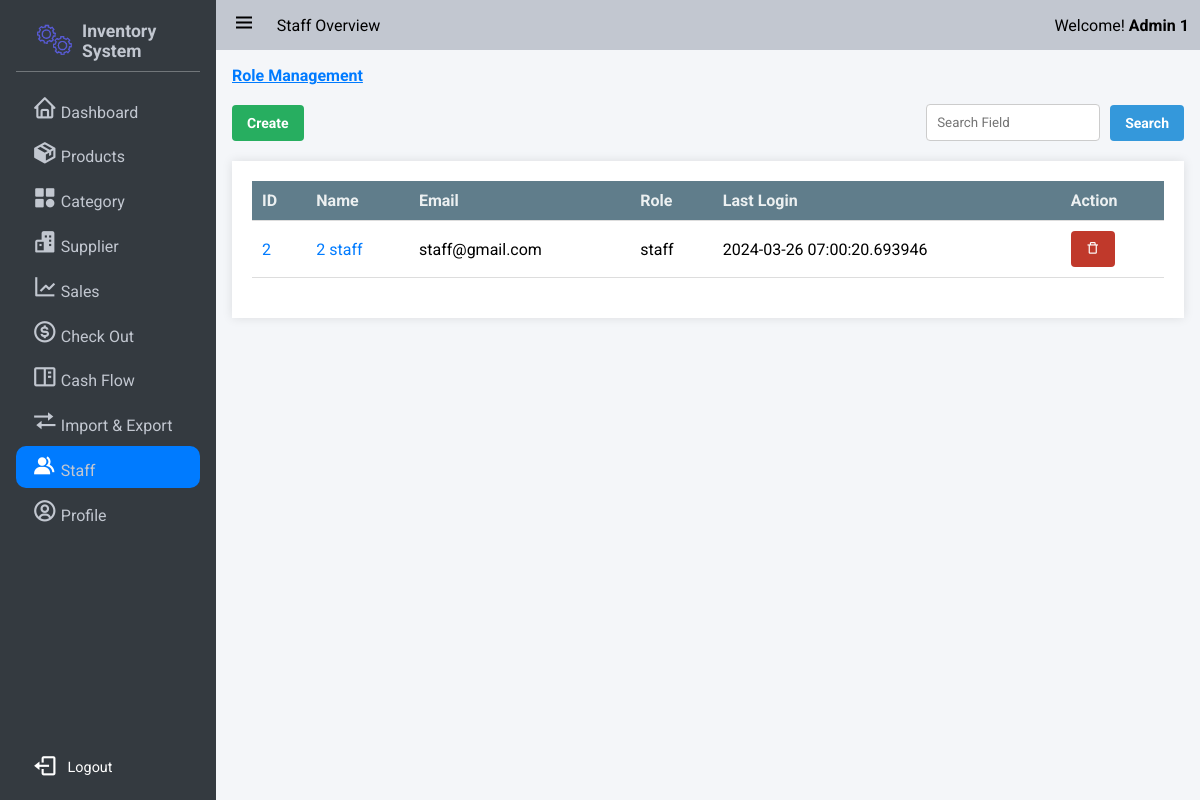
/staff/ (signed in), run on an earlier commit of the app's database.
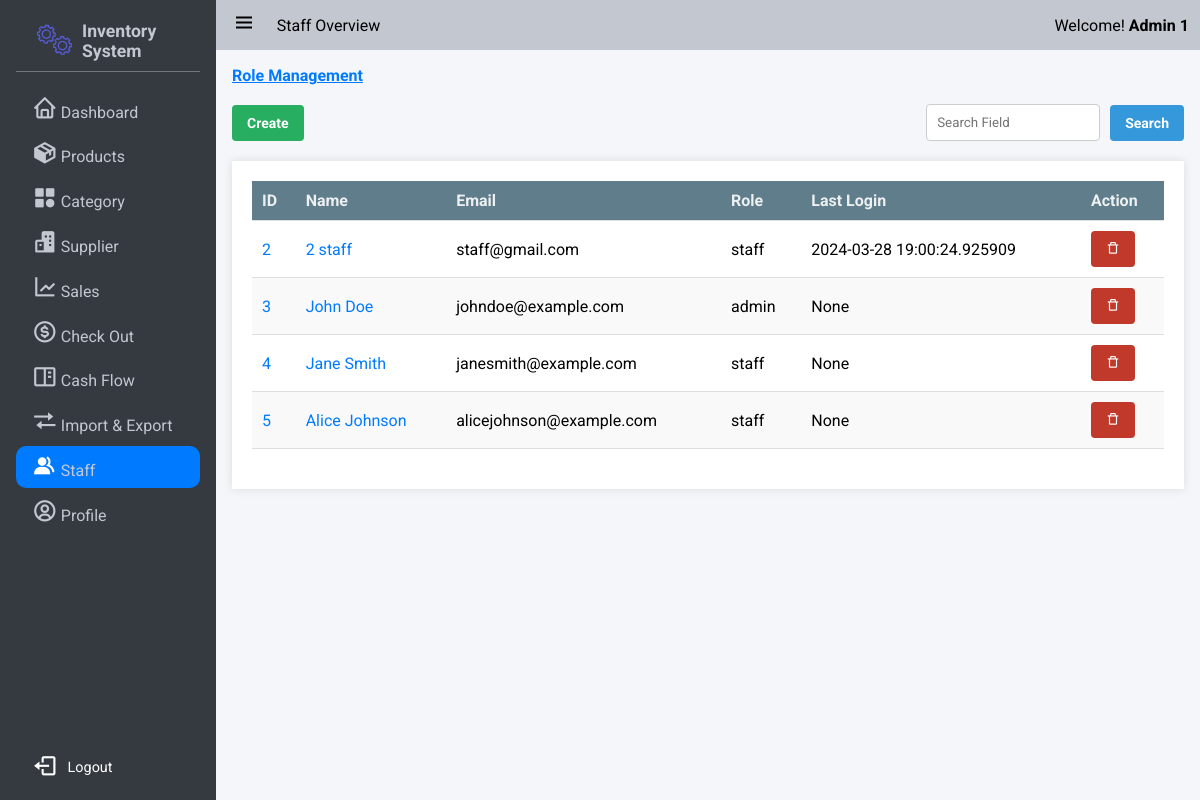
And on a later commit of the database.
### app/models/user.py (models this page shows, shortened)
class Role(db.Model):
    __tablename__ = 'roles'
    id = db.Column(db.Integer(), primary_key=True)
    name = db.Column(db.String(50), unique=True)

class User(UserMixin,db.Model):
    __tablename__ = 'users'
    id = db.Column(db.Integer, primary_key=True)
    StaffID = db.Column(db.String,unique = True)
    First_Name = db.Column(db.String(100, collation='NOCASE'), nullable=False, server_default='')
    Last_Name = db.Column(db.String(100, collation='NOCASE'), nullable=False, server_default='')
    Email = db.Column(db.String(50), unique=True, nullable=False)
    Password = db.Column(db.String(80), nullable=False)
    pins = db.Column(db.Integer)
    roles = db.relationship('Role', secondary='user_roles')
    active = db.Column('is_active', db.Boolean(), nullable=False, server_default='1')
    Email_Confirmed_At = db.Column(db.DateTime())
    Last_Login = db.Column(db.DateTime())

### app/user/routes.py (the view)
@bp.route('/')
@login_required
@admin_permission.require(http_exception=401)
def index():
    update_qty_on_expiry()
    page = request.args.get('page', 1, type=int)
    search_query = request.args.get('q', '')
    form = EditStaffForm()
    if search_query:
        staffs = User.query.filter(db.or_(User.First_Name.ilike(f'%{search_query}%'),User.Last_Name.ilike(f'%{search_query}'))).paginate(page, per_page=10)
    else:
        staffs = User.query.paginate(page = page, per_page=10)
    return render_template('admin/staff_management.html', staffs=staffs,form =form)

### app/user/routes.py
class EditStaffForm(FlaskForm):
    id = StringField("Staff ID", validators=[InputRequired()])
    first_name = StringField('First Name', validators=[InputRequired(), Length(max=100)])
    last_name = StringField('Last Name', validators=[InputRequired(), Length(max=100)])
    email = StringField('Email', validators=[InputRequired(), Email(), Length(max=50)])
    pins = IntegerField('Security Pin', validators=[InputRequired(),NumberRange(min=6)])

### app/__init__.py (called while the page is built, shortened)
def update_qty_on_expiry():
    inventories = Inventory.query.filter(Inventory.ExpiryDate <= date.today(),Inventory.Available_QTY>0).all()
    if not inventories:
        return

### app/auth.py (called while the page is built)
@login_manager.user_loader
def load_user(user_id):
    return User.query.get(int(user_id))

### app/templates/admin/staff_management.html (shortened to what this page needs)
{% extends 'base.html' %}
{% block nav_title %} Staff Overview {% endblock %}
{% block css_style %}
    <link rel="stylesheet" href="{{url_for('static',filename='css/flex.css')}}">
    <link rel="stylesheet" href="{{url_for('static',filename='css/grid.css')}}">
    <link rel="stylesheet" href="{{url_for('static',filename='css/table.css')}}">
    <link rel="stylesheet" href="{{url_for('static',filename='css/form.css')}}">
    <link rel="stylesheet" href="{{url_for('static',filename='css/modal.css')}}">
{% endblock %}
{% block nav_staff %}active{% endblock %}
{% block content %}
<a href="{{url_for('main.role_management')}}"><b style="text-decoration: underline;">Role Management</b></a><br><br>
<div class="flex flex-between-center">
    <a href="{{url_for('user.create_staff')}}" class="button success">Create</a>
    <form action="{{url_for('user.search_staff')}}" method="get" class="flex flex-start-center">
        <input type="text" name="search" style="display: inline-block; margin: 0 10px 0 0;" placeholder="Search Field" required>
        <button type="submit" class="button primary">Search</button>
    </form>
</div>
<div class="table-container maxheight-800 scrollable">
    <table >
        <thead>
            <tr>
                <th>ID</th>
                <th>Name</th>
                <th>Email</th>
                <th>Role</th>
                <th>Last Login</th>
                {% for role in current_user.roles if role.name == 'admin' %}<th>Action</th>{% endfor %}
            </tr>
        </thead>
        <tbody>
            {% for staff in staffs if not staff == current_user %}
            <tr>
                <td>
                    <span><a href="{{url_for('user.get_staff',id = staff.id)}}">{{ staff.id}}</a></span>
                </td>
                <td>
                    <span><a href="{{url_for('user.get_staff',id = staff.id)}}">{{ staff.First_Name + ' ' + staff.Last_Name}}</a></span>
                </td>
                <td>
                    <span>{{ staff.Email}}</span>
                </td>
                <td>
                    {% for role in staff.roles %}
                    {{role.name}}
                    {% endfor %}
                </td>
                <td>
                    {{ staff.Last_Login}}
                </td>
                {% for role in current_user.roles if role.name == 'admin' %}
                <td>
                <form method="POST" action="{{ url_for('user.delete_staff', id=staff.id) }}" style="display: inline-block;">
                    <button id="delete" type="submit" class="button error" onclick="return confirm('Are you sure you want to delete this item?')"><i class='bx bx-trash-alt'></i></button>
                </form>
                </td>
                {% endfor %}
            </tr>
            {% endfor %}
        </tbody>
    </table>
</div>
{% endblock %}

### app/templates/base.html (shortened to what the changed rows need)
<!DOCTYPE html>
<html lang="en">
<head>
    <link rel="stylesheet" href="{{url_for('static',filename='css/button.css')}}">
    <link rel="stylesheet" href="{{url_for('static',filename='css/style.css')}}">
    <link rel="stylesheet" href="{{url_for('static',filename='css/responsive.css')}}">
    <link rel="stylesheet" href="{{url_for('static',filename='css/cards.css')}}">
    <link rel="stylesheet" href="{{url_for('static',filename='css/preloader.css')}}">
    <link href='https://unpkg.com/boxicons@2.1.4/css/boxicons.min.css' rel='stylesheet'>
    {% block css_style %}
    {% endblock %}
</head>
<body>
    <div class="wrapper">
        <aside class="opened" id="aside">
            <div class="sidebar">
                <div class="menu-bar">
                    <div class="menu">
                        <ul class="menu-links">
                            {% for role in current_user.roles if role.name == 'admin' %}
                                <li class="menu-link {% block nav_staff %}{% endblock %}"><i class='nav-icon bx bxs-group' ></i><a href="{{ url_for('user.index') }}">Staff</a></li>
                            {% endfor %}
                        </ul>
                    </div>
                </div>
            </div>
        </aside>
       <div class="main">
            <div class="main-container">
                    {% block content %} {% endblock %}
            </div>
        </div>
    </div>
    </body>
    </html>

What changed in the data, as far as the page shows it:
changed User "2 staff": Last_Login "2024-03-26 07:00:20.693946" → "2024-03-28 19:00:24.925909"
added User: id "3", First_Name+Last_Name "John Doe", Email "johndoe@example.com", Last_Login "None", Role (name "admin")
added User: id "4", First_Name+Last_Name "Jane Smith", Email "janesmith@example.com", Last_Login "None", Role (name "staff")
added User: id "5", First_Name+Last_Name "Alice Johnson", Email "alicejohnson@example.com", Last_Login "None", Role (name "staff")
